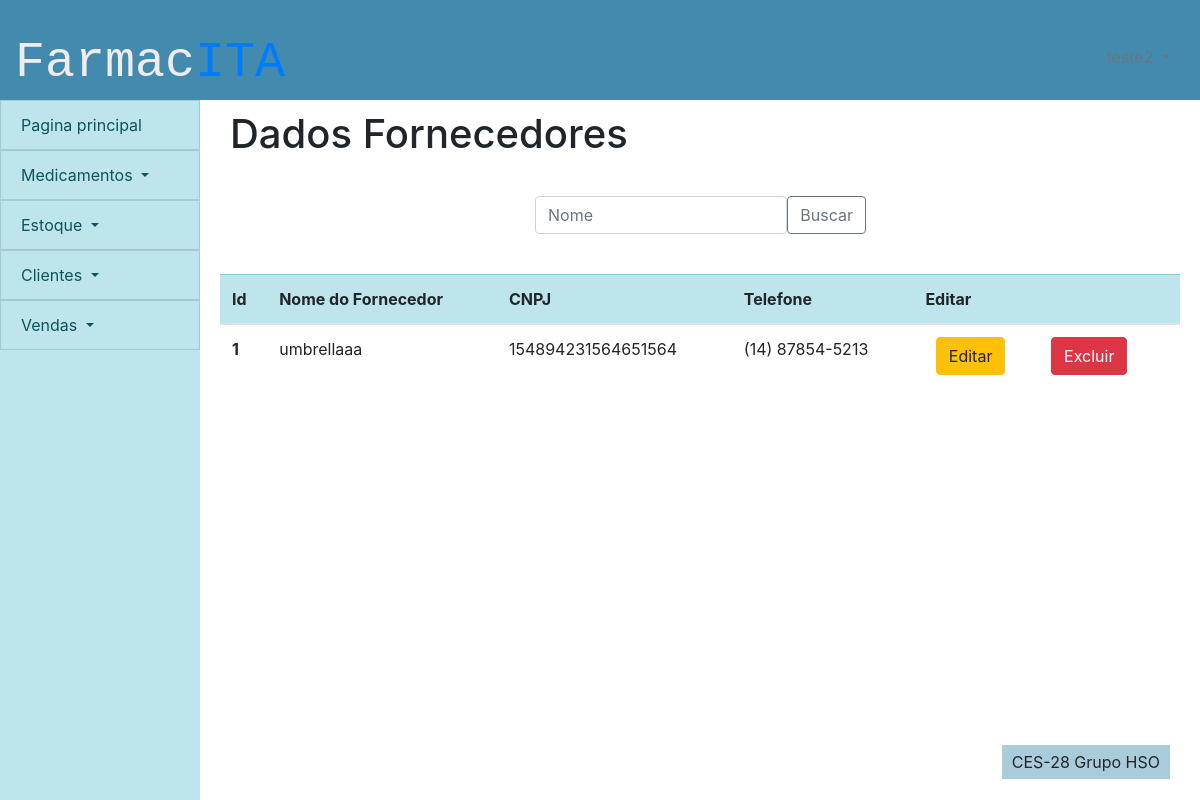
/pessoas/editar_fornecedor (signed in), run on an earlier commit of the app's database.
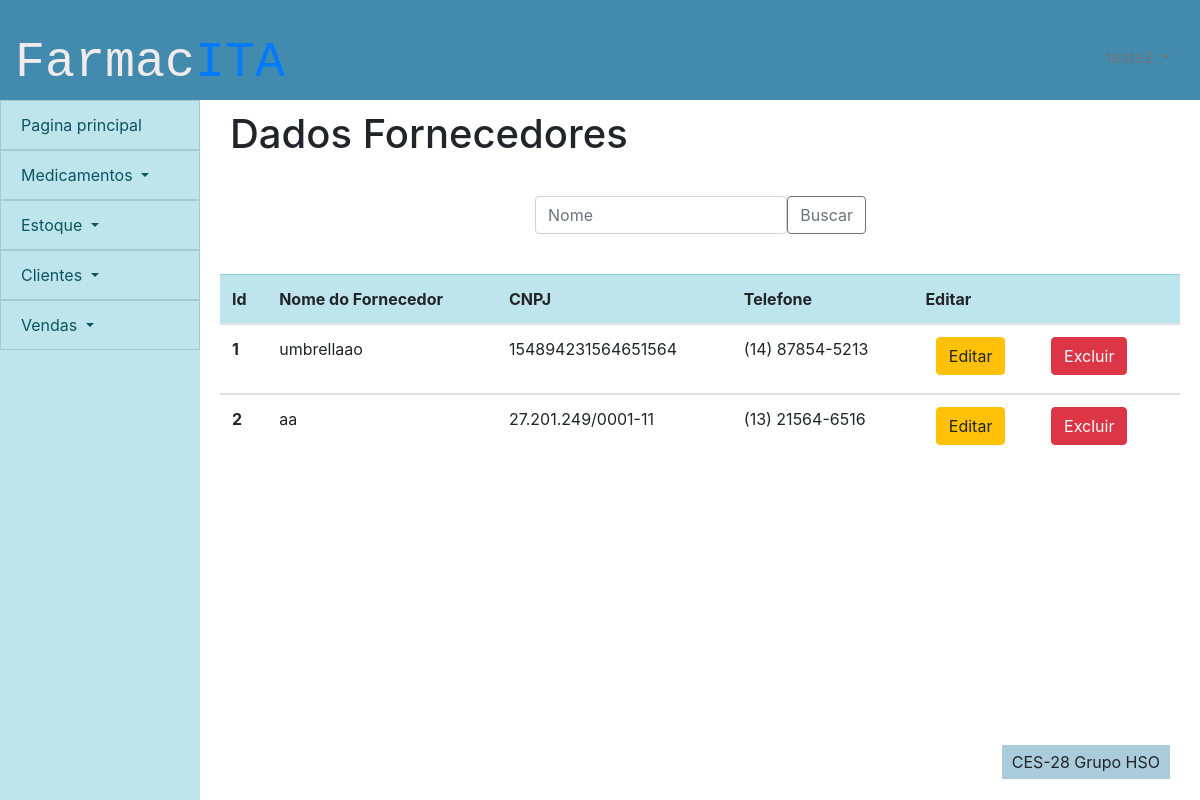
And on a later commit of the database.
### pessoas/models.py (models this page shows)
class fornecedor(models.Model):
    id_fornecedor = models.AutoField(primary_key=True)
    nome_fornecedor = models.CharField(max_length=100)
    cnpj = models.CharField(max_length=18)
    telefone = models.CharField(max_length=15)
    ativo = models.BooleanField(default=True)

### pessoas/views.py (the view, shortened to what this page needs)
# urls.py: path('editar_fornecedor',views.editar_fornecedor, name = 'editar_fornecedor'),
def editar_fornecedor(request):
    cargo = funcionario.objects.get(user=request.user).cargo
    sucesso=False
    if request.user.is_authenticated:
        editar = False
        lista = fornecedor.objects.filter(ativo=True)
        busca = request.GET.get('buscafornecedor')
        if busca:
            editar = False
            lista = fornecedor.objects.filter(nome_fornecedor__icontains = busca)
        delete = request.GET.get('delete')
        if delete:
            teste = fornecedor.objects.filter(id_fornecedor = delete)
            teste.update(ativo=False)
        editando = request.GET.get('edit')
        if editando:
            editar = True
            lista = fornecedor.objects.filter(id_fornecedor = editando)
        return render(request,'pessoas/pagina_edicao_de_fornecedor.html',{'lista':lista,'editar':editar,'sucesso':sucesso,'cargo':cargo})
    else:
        return failed_login(request)

### frontend/pessoas/pagina_edicao_de_fornecedor.html (shortened to what this page needs)
{% extends 'template/padrao.html' %}
{% load static %}
{%block titulo-conteudo %}
Dados Fornecedores
{% endblock %}
{% block content %}
<div>
    <div class="row formulario">
        <div class="col-sm-12">
            <div>
                <form method="GET">
                    <div class="input-group-prepend">
                        <input type="text" class="form-control" placeholder="Nome" name="buscafornecedor" id="buscafornecedor">
                    <button class="btn btn-outline-secondary" type="submit" id="button-addon1">Buscar</button>
                    </div>
                    </form>
            </div>
        </div>
    </div>
    <div class="tabela">
        <table class="table table-hover">
            <thead class="table-info">
                <tr>
                    <th scope="col">Id</th>
                    <th scope="col">Nome do Fornecedor</th>
                    <th scope="col">CNPJ</th>
                    <th scope="col">Telefone</th>
                    <th scope="col">Editar</th>
                    <th></th>
                    <th></th>
                </tr>
            </thead>
            {% for i in lista %}
            <tbody>
                <tr class={{i.id_fornecedor}}>
                    <th scope="row">{{i.id_fornecedor}}</th>
                    <td class = "nome">{{i.nome_fornecedor}}</td>
                    <td class = "cnpj">{{i.cnpj}}</td>
                    <td class = "telefone">{{i.telefone}}</td>
                    <td>
                        <form class= "centro">
                            <button value = {{i.id_fornecedor}} name = 'edit' class="btn btn-warning"  type = "submit" >Editar</button>
                        </form>
                    </td>
                    <td>
                        <form class= "centro">
                            <button  value = {{i.id_fornecedor}} name = 'delete' class="btn btn-danger botao" type = "submit">Excluir</button>
                        </form>
                    </td>
                </tr>
            </tbody>
            {% endfor %}
        </table>
    </div>
</div>
{% endblock %}

What changed in the data, as far as the page shows it:
changed fornecedor id 1: nome_fornecedor "umbrellaaa" → "umbrellaao"
added fornecedor: id_fornecedor "2", nome_fornecedor "aa", cnpj "27.201.249/0001-11", telefone "(13) 21564-6516"
